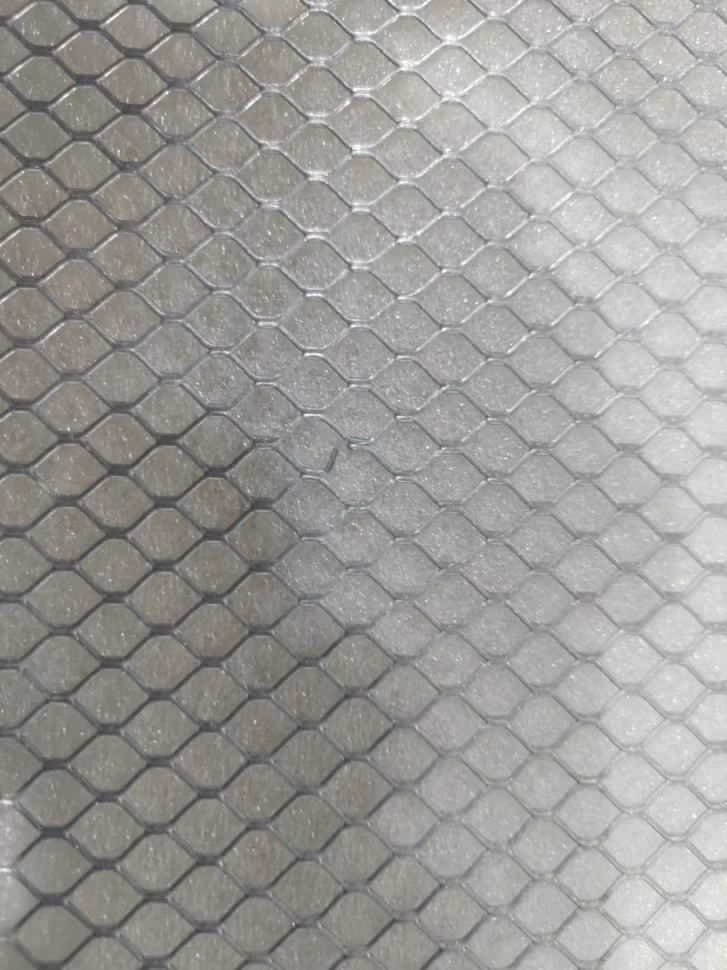
#> input picture 1.jpg, 727 x 970 px, shrunk from 1200 x 1600 before the run
$ python -i gradio_detect.py   (imports and definitions only)
#> lines starting #> are read from the running program, lines starting #| are printed output that depends on the picture; after the words box and inside, x2 and y2 are one past the last pixel; in counts of white or black regions, pixels touching at a corner belong together
import gradio as gr
import cv2
import numpy as np

def preprocess_image(image_path):
#> called with image_path = '1.jpg'
    image = cv2.imread(image_path)
#> image is the input picture: shape (970, 727, 3); mean B, G, R 152.4, 155.3, 157.4
    gray = cv2.cvtColor(image, cv2.COLOR_BGR2GRAY)

    # 使用阈值分割将图像转换为二值图像
    _, binary = cv2.threshold(gray, 127, 255, cv2.THRESH_BINARY_INV)
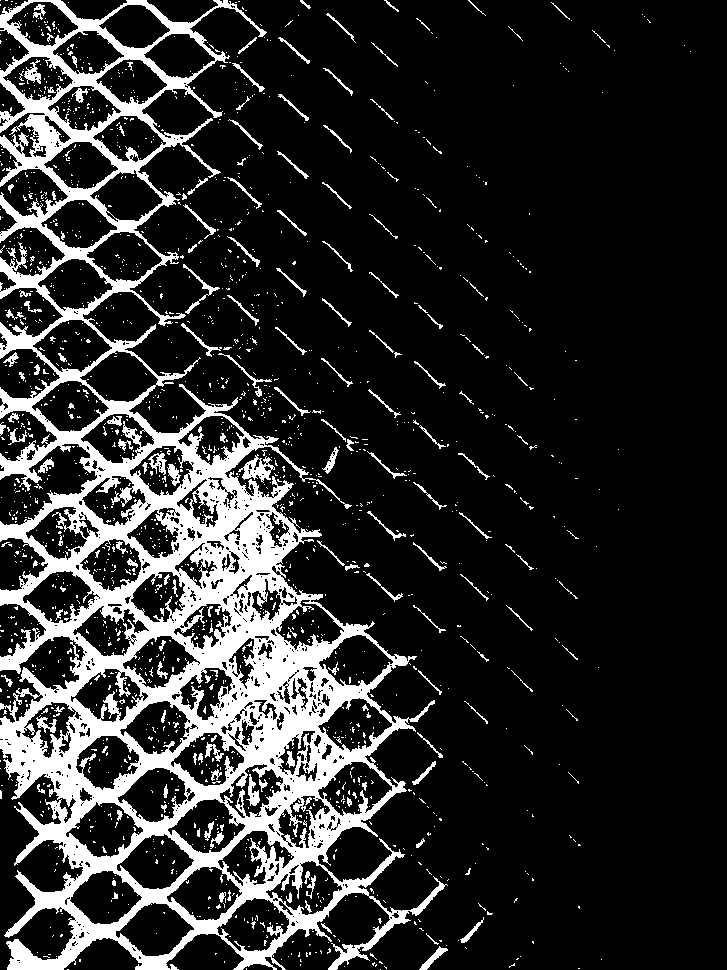
#> binary: shape (970, 727); 17% white; 1783 white regions (1622 under 20 px), largest, box (x1, y1, x2, y2) and area: (0, 0, 448, 970) 103894, (238, 454, 275, 483) 452, (183, 264, 220, 314) 232

    # 进行连通区域分析
    num_labels, labels, stats, centroids = cv2.connectedComponentsWithStats(binary, connectivity=8)
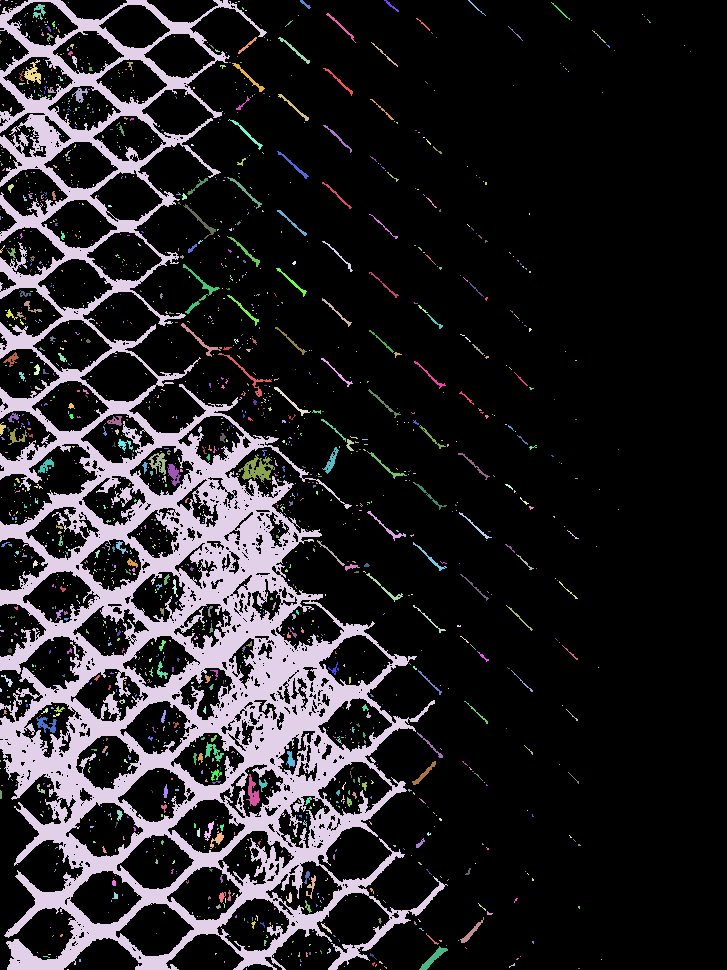
#> labels: shape (970, 727) int32; 1784 distinct labels, from 0 to 1783; one colour per label, 0 black
#> num_labels = 1784; stats = 1784 rows, first 6: [0, 0, 727, 970, 585044], [0, 0, 1, 1, 1], [5, 0, 3, 1, 3], [11, 1, 2, 1, 2], [0, 0, 448, 970, 103894], [238, 1, 2, 1, 2]; centroids = 1784 pairs, first value 0 to 690, second value 0 to 969

    return image, labels, stats

def detect_large_regions(image, w_min, w_max, h_min, h_max, threshold_factor=1.5):
    image = cv2.cvtColor(np.array(image), cv2.COLOR_RGB2BGR)
    gray = cv2.cvtColor(image, cv2.COLOR_BGR2GRAY)

    # 使用阈值分割将图像转换为二值图像
    _, binary = cv2.threshold(gray, 127, 255, cv2.THRESH_BINARY_INV)

    # 进行连通区域分析
    num_labels, labels, stats, centroids = cv2.connectedComponentsWithStats(binary, connectivity=8)

    # 计算平均面积
    avg_area = np.mean(stats[1:, cv2.CC_STAT_AREA])  # 排除背景
    area_threshold = avg_area * threshold_factor  # 定义大面积阈值

    area_new = []

    for i in range(1, len(stats)):
        area = stats[i, cv2.CC_STAT_AREA]
        if area > area_threshold:
            x = stats[i, cv2.CC_STAT_LEFT]
            y = stats[i, cv2.CC_STAT_TOP]
            w = stats[i, cv2.CC_STAT_WIDTH]
            h = stats[i, cv2.CC_STAT_HEIGHT]

            # 更严格限制检测断裂的判断，确保是显著的断裂部分
            if w_min < w < w_max and h_min < h < h_max:
                cv2.rectangle(image, (x, y), (x + w, y + h), (0, 0, 255), 2)
                cv2.putText(image, 'Defect', (x, y - 10), cv2.FONT_HERSHEY_SIMPLEX, 0.5, (0, 0, 255), 2)
                area_new.append(area)

    image = cv2.cvtColor(image, cv2.COLOR_BGR2RGB)

    avg_area_new = np.mean(area_new) if area_new else 0
    return image, f"平均大面积: {avg_area_new}"

def main(image, w_min, w_max, h_min, h_max):
    if image is None:
        raise gr.Error("请先上传图片")
    result, avg_area = detect_large_regions(image, w_min, w_max, h_min, h_max)
    return result, avg_area

# 创建 Gradio 界面
# [18 lines not run here, left out]

>>> result = preprocess_image('1.jpg')

$ run again, on 2.jpg
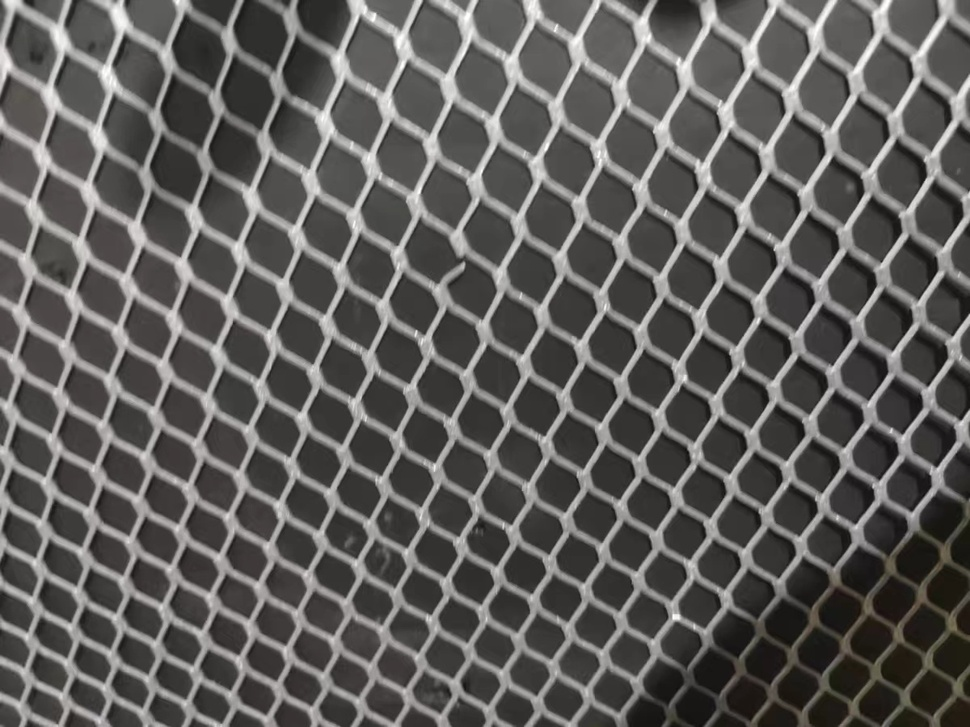
#> input picture 2.jpg, 970 x 727 px, shrunk from 1200 x 900 before the run
#> in preprocess_image, image is the input picture: shape (727, 970, 3); mean B, G, R 91.8, 93.9, 95.4
#> in preprocess_image, `_, binary = cv2.threshold(gray, 127, 255, cv2.THRESH_BINARY_INV)`:
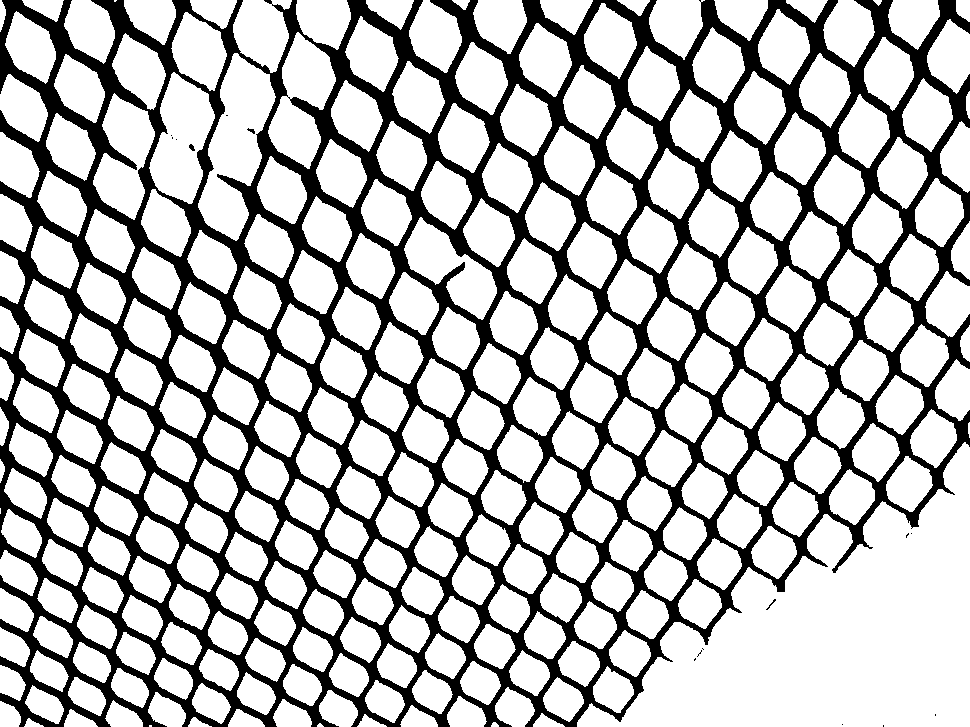
#> binary: shape (727, 970); 73.3% white; 16 black regions (12 under 20 px), largest, box (x1, y1, x2, y2) and area: (0, 0, 970, 727) 188185, (189, 144, 195, 151) 27, (247, 128, 255, 134) 24, (766, 599, 776, 610) 22
#> in preprocess_image, `num_labels, labels, stats, centroids = cv2.connectedComponentsWithStat..`:
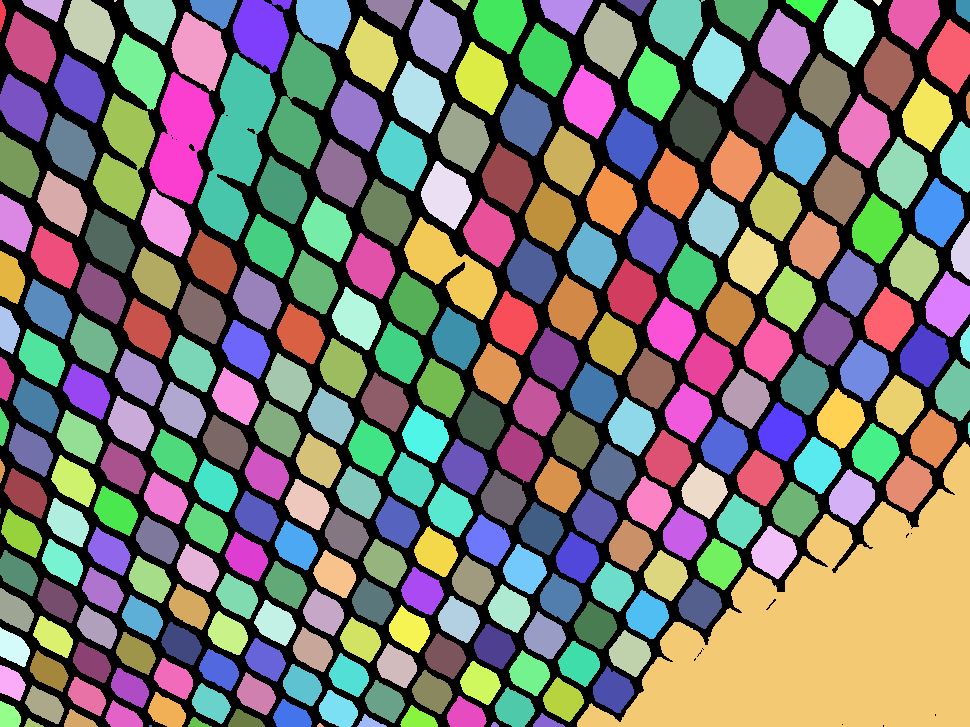
#> labels: shape (727, 970) int32; 291 distinct labels, from 0 to 290; one colour per label, 0 black
#> num_labels = 291; stats = 291 rows, first 6: [0, 0, 970, 727, 188291], [0, 0, 6, 32, 128], [22, 0, 42, 22, 529], [64, 0, 51, 64, 2242], [114, 0, 3, 2, 5], [124, 0, 52, 45, 1593]; centroids = 291 pairs, first value 0 to 968.6, second value 0.4 to 725.5

$ run again, on 3.jpg
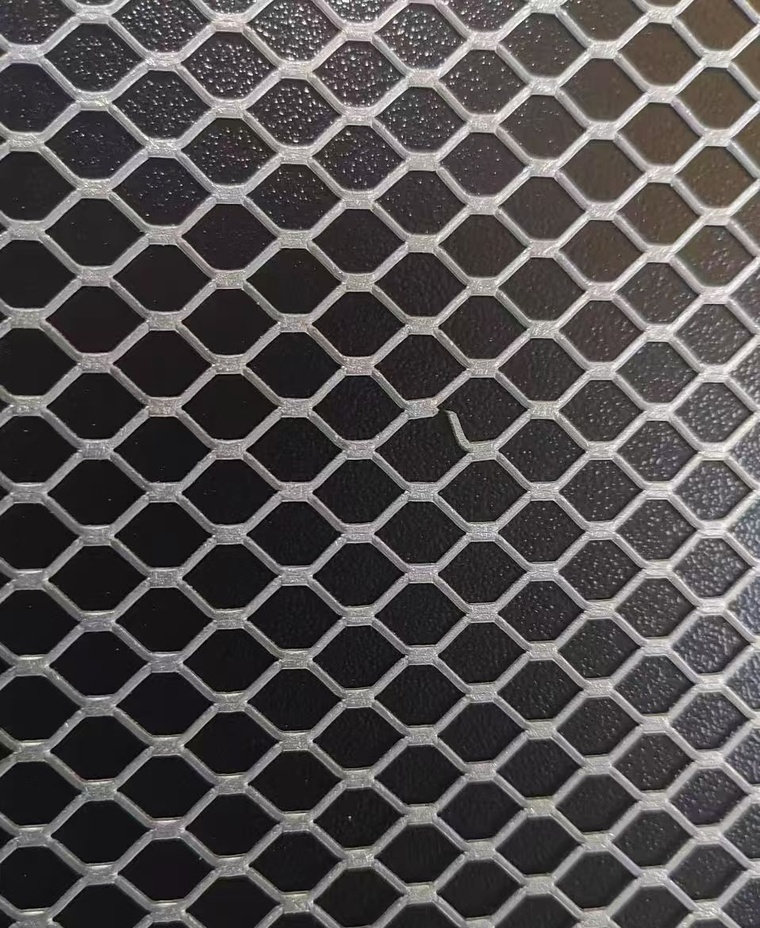
#> input picture 3.jpg, 760 x 928 px, shrunk from 958 x 1169 before the run
#> in preprocess_image, image is the input picture: shape (928, 760, 3); mean B, G, R 79.3, 79.1, 82.6
#> in preprocess_image, `_, binary = cv2.threshold(gray, 127, 255, cv2.THRESH_BINARY_INV)`:
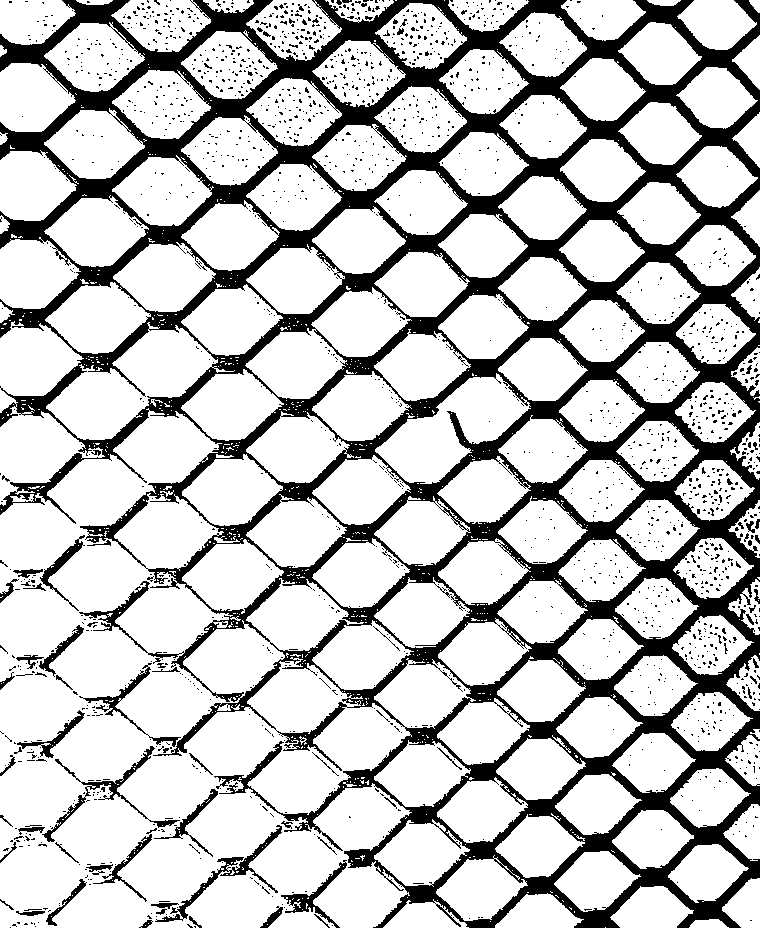
#> binary: shape (928, 760); 76.7% white; 1884 black regions (1812 under 20 px), largest, box (x1, y1, x2, y2) and area: (0, 0, 760, 928) 148465, (155, 825, 282, 922) 1160, (42, 746, 180, 842) 1111
#> in preprocess_image, `num_labels, labels, stats, centroids = cv2.connectedComponentsWithStat..`:
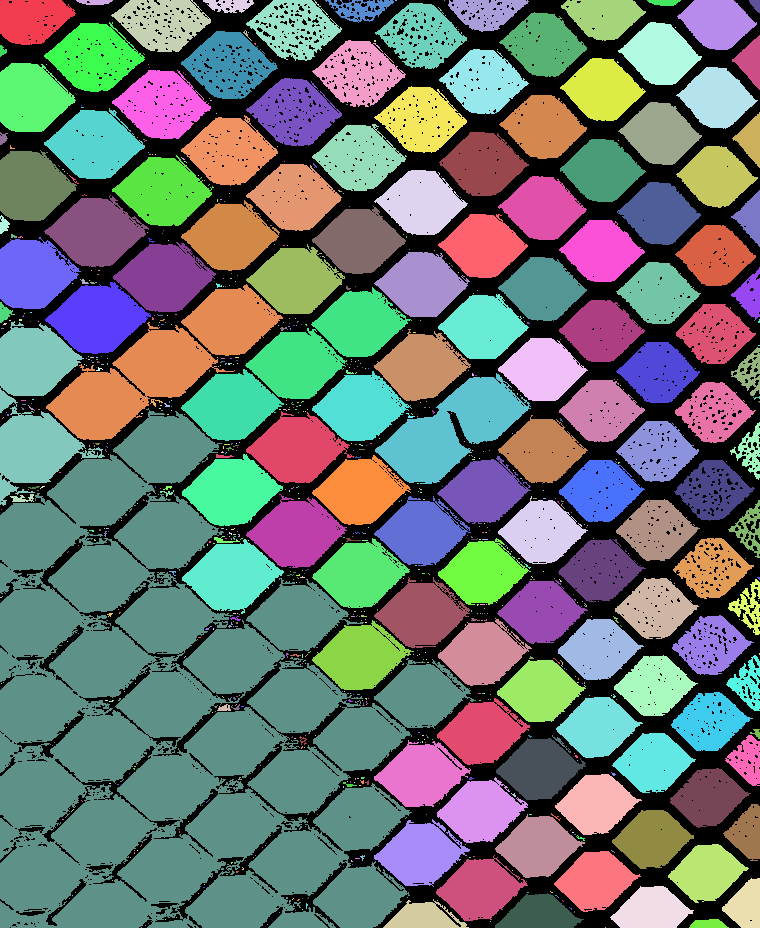
#> labels: shape (928, 760) int32; 814 distinct labels, from 0 to 813; one colour per label, 0 black
#> num_labels = 814; stats = 814 rows, first 6: [0, 0, 760, 928, 164332], [0, 0, 76, 45, 2623], [76, 0, 37, 5, 143], [111, 0, 100, 52, 3325], [203, 0, 51, 13, 441], [246, 0, 96, 61, 3214]; centroids = 814 pairs, first value 1 to 759, second value 0 to 927
